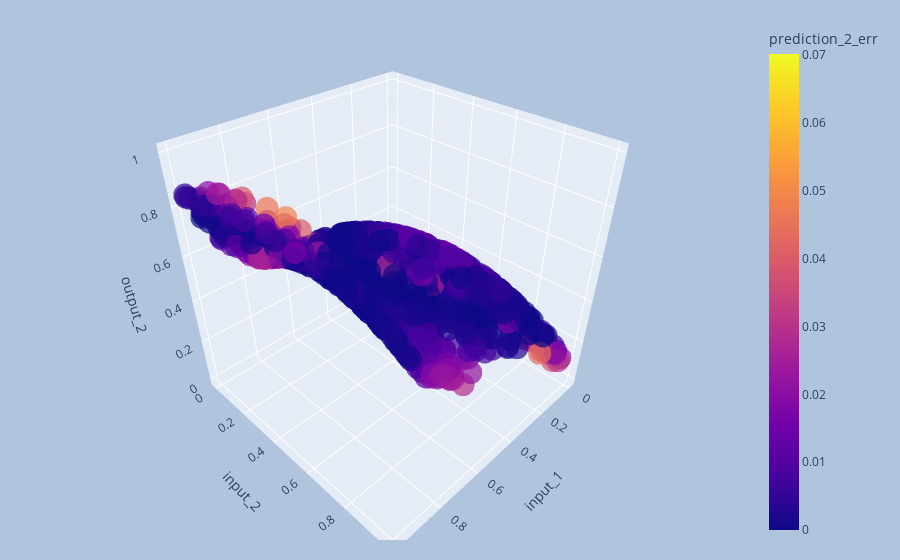

Here is the notebook cell this chart was saved with:
### Code cell
interactive_3d_plot(tr_df_normalized, 'input_1', 'input_2', 'output_2', 'prediction_2_err')

### Figure 1 — Plotly figure (JSON) as saved in the notebook; plotly's stock layout.template omitted (floating-point values rounded to 4 significant figures; data arrays with more than 128 entries replaced by an {"elided": "..."} marker saying what was removed)
{"data": [{"hovertemplate": "input_1=%{x}<br>input_2=%{y}<br>output_2=%{z}<br>prediction_2_err=%{marker.color}<extra></extra>", "legendgroup": "", "marker": {"color": {"elided": "1000 float values"}, "coloraxis": "coloraxis", "opacity": 0.7, "symbol": "circle"}, "mode": "markers", "name": "", "scene": "scene", "showlegend": false, "type": "scatter3d", "x": {"elided": "1000 float values"}, "y": {"elided": "1000 float values"}, "z": {"elided": "1000 float values"}}], "layout": {"coloraxis": {"colorbar": {"title": {"text": "prediction_2_err"}}, "colorscale": [[0, "#0d0887"], [0.1111, "#46039f"], [0.2222, "#7201a8"], [0.3333, "#9c179e"], [0.4444, "#bd3786"], [0.5556, "#d8576b"], [0.6667, "#ed7953"], [0.7778, "#fb9f3a"], [0.8889, "#fdca26"], [1, "#f0f921"]]}, "legend": {"tracegroupgap": 0}, "margin": {"b": 20, "l": 40, "r": 40, "t": 20}, "paper_bgcolor": "LightSteelBlue", "scene": {"domain": {"x": [0, 1], "y": [0, 1]}, "xaxis": {"title": {"text": "input_1"}}, "yaxis": {"title": {"text": "input_2"}}, "zaxis": {"title": {"text": "output_2"}}}}}
